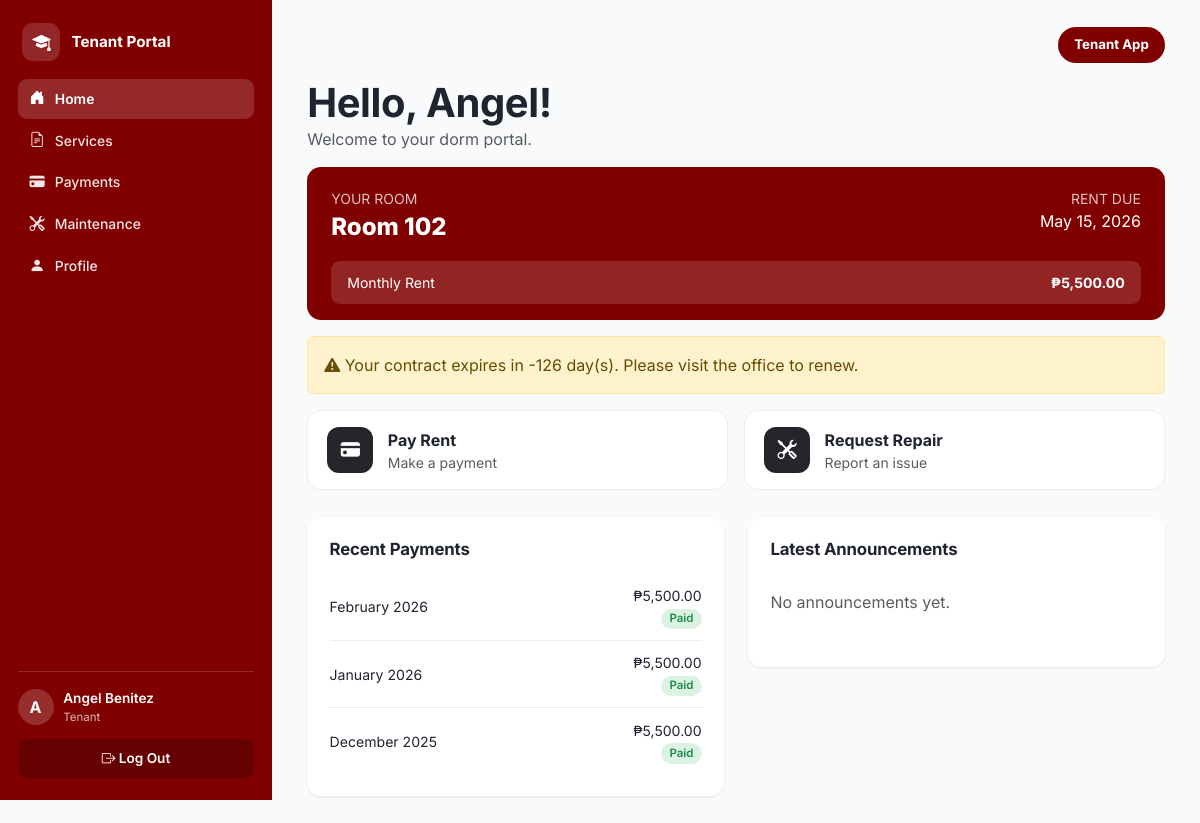
The page /tenant/dashboard.php (signed in) on the database its author committed.
### tables this page shows
CREATE TABLE dorm_rooms (
  room_id      INT UNSIGNED AUTO_INCREMENT PRIMARY KEY,
  room_number  VARCHAR(10)  NOT NULL,
  room_type    VARCHAR(50)  NOT NULL,         
  capacity     TINYINT UNSIGNED NOT NULL DEFAULT 1,
  monthly_rate DECIMAL(10,2) NOT NULL,
  floor_number TINYINT NOT NULL DEFAULT 1,
  status       ENUM('Available','Occupied','Under Maintenance','Reserved')
               NOT NULL DEFAULT 'Available',
  description  TEXT,
  date_added   TIMESTAMP NOT NULL DEFAULT CURRENT_TIMESTAMP,
  UNIQUE KEY uq_room_number (room_number),
  INDEX idx_room_status (status),
  INDEX idx_room_type (room_type)
);

CREATE TABLE contracts (
  contract_id      INT UNSIGNED AUTO_INCREMENT PRIMARY KEY,
  tenant_id        INT UNSIGNED NOT NULL,
  room_id          INT UNSIGNED NOT NULL,
  monthly_rent     DECIMAL(10,2) NOT NULL,
  security_deposit DECIMAL(10,2) NOT NULL DEFAULT 0,
  contract_start   DATE NOT NULL,
  contract_end     DATE NOT NULL,
  contract_status  ENUM('Active','Expiring Soon','Expired','Terminated')
                   NOT NULL DEFAULT 'Active',
  contract_file    VARCHAR(255) DEFAULT NULL,  
  created_at       TIMESTAMP NOT NULL DEFAULT CURRENT_TIMESTAMP,
  CONSTRAINT fk_contract_tenant FOREIGN KEY (tenant_id) REFERENCES tenants(tenant_id) ON DELETE CASCADE,
  CONSTRAINT fk_contract_room   FOREIGN KEY (room_id)   REFERENCES dorm_rooms(room_id),
  INDEX idx_contract_status (contract_status),
  INDEX idx_contract_end (contract_end)
);

CREATE TABLE payments (
  payment_id        INT UNSIGNED AUTO_INCREMENT PRIMARY KEY,
  contract_id       INT UNSIGNED NOT NULL,
  tenant_id         INT UNSIGNED NOT NULL,
  payment_amount    DECIMAL(10,2) NOT NULL,
  payment_for_month VARCHAR(20)  DEFAULT NULL,   
  payment_date      DATE DEFAULT NULL,
  due_date          DATE DEFAULT NULL,
  payment_status    ENUM('Pending','Paid','Overdue') NOT NULL DEFAULT 'Pending',
  payment_method    VARCHAR(50) DEFAULT NULL,      
  reference_no      VARCHAR(100) DEFAULT NULL,
  paymongo_checkout_id VARCHAR(100) DEFAULT NULL,  
  receipt_file      VARCHAR(255) DEFAULT NULL,
  reminder_sent     BOOLEAN NOT NULL DEFAULT FALSE,
  created_at        TIMESTAMP NOT NULL DEFAULT CURRENT_TIMESTAMP,
  CONSTRAINT fk_payment_contract FOREIGN KEY (contract_id) REFERENCES contracts(contract_id) ON DELETE CASCADE,
  CONSTRAINT fk_payment_tenant   FOREIGN KEY (tenant_id)   REFERENCES tenants(tenant_id) ON DELETE CASCADE,
  INDEX idx_payment_status (payment_status),
  INDEX idx_payment_due (due_date)
);

### includes/functions.php (called while the page is built, shortened)
<?php
function clean(?string $value): string
{
    return htmlspecialchars(trim($value ?? ''), ENT_QUOTES, 'UTF-8');
}
function peso($amount): string
{
    return '₱' . number_format((float) $amount, 2);
}
function status_badge_class(string $status): string
{
    $map = [
        'Active'      => 'info',
        'Paid'        => 'success',
        'Approved'    => 'success',
        'Completed'   => 'success',
        'Available'   => 'success',
        'Pending'     => 'warning',
        'Ongoing'     => 'info',
        'Reserved'    => 'info',
        'Expiring Soon' => 'warning',
        'Overdue'     => 'danger',
        'Evicted'     => 'danger',
        'Rejected'    => 'danger',
        'Expired'     => 'danger',
        'Terminated'  => 'danger',
        'Occupied'    => 'secondary',
        'Checked Out' => 'secondary',
        'Under Maintenance' => 'secondary',
    ];
    return $map[$status] ?? 'secondary';
}
function days_until(string $date): int
{
    $target = new DateTime($date);
    $today  = new DateTime('today');
    return (int) $today->diff($target)->format('%r%a');
}

### tenant/dashboard.php (the view, shortened to what this page needs)
<?php
$db = get_db();
$tenant = current_tenant();
        ?>
        <?php
$room = null;
if ($tenant['room_id']) {
    $stmt = $db->prepare('SELECT * FROM dorm_rooms WHERE room_id = ?');
    $stmt->execute([$tenant['room_id']]);
    $room = $stmt->fetch();
}
$contract = null;
if ($room) {
    $stmt = $db->prepare("SELECT * FROM contracts WHERE tenant_id = ? AND contract_status IN ('Active','Expiring Soon') ORDER BY contract_end DESC LIMIT 1");
    $stmt->execute([$tenant['tenant_id']]);
    $contract = $stmt->fetch();
}
$recentPayments = $db->prepare('SELECT * FROM payments WHERE tenant_id = ? ORDER BY COALESCE(payment_date, due_date) DESC LIMIT 5');
$recentPayments->execute([$tenant['tenant_id']]);
$recentPayments = $recentPayments->fetchAll();
$notifStmt = $db->prepare("
    SELECT n.* FROM notifications n
    WHERE n.target_type = 'all'
       OR (n.target_type = 'tenant' AND n.target_value = ?)
       OR (n.target_type = 'room' AND FIND_IN_SET(?, REPLACE(n.target_value, ' ', '')))
    ORDER BY n.date_sent DESC LIMIT 4
");
$notifStmt->execute([$tenant['tenant_id'], $room['room_number'] ?? '__none__']);
$announcements = $notifStmt->fetchAll();
include __DIR__ . '/../includes/header.php';
?>
<h1 class="mb-0">Hello, <?= clean($_SESSION['first_name']) ?>!</h1>
<p class="text-muted">Welcome to your dorm portal.</p>
<?php if ($room): ?>
<div class="room-banner">
  <div class="room-banner-top">
    <div>
      <div class="text-uppercase small opacity-75">Your Room</div>
      <div class="room-banner-number">Room <?= clean($room['room_number']) ?></div>
    </div>
    <?php if ($contract): ?>
      <div class="text-end">
        <div class="text-uppercase small opacity-75">Rent Due</div>
        <div><?= clean(date('F j, Y', strtotime($contract['contract_end']))) ?></div>
      </div>
    <?php endif; ?>
  </div>
  <div class="room-banner-rate-bar"><span>Monthly Rent</span><strong><?= peso($room['monthly_rate']) ?></strong></div>
</div>
<?php if ($contract && days_until($contract['contract_end']) <= 14): ?>
  <div class="alert alert-warning mt-3"><i class="bi bi-exclamation-triangle-fill"></i> Your contract expires in <?= days_until($contract['contract_end']) ?> day(s). Please visit the office to renew.</div>
<?php endif; ?>
<?php else: ?>
  <div class="alert alert-info mt-3">You're approved! A room hasn't been assigned to you yet — the admin office will notify you once it is.</div>
<?php endif; ?>
<div class="quick-actions mt-3">
  <a href="<?= BASE_URL ?>/tenant/payments.php" class="quick-action-card">
    <div class="quick-action-icon"><i class="bi bi-credit-card-fill"></i></div><div><strong>Pay Rent</strong><div class="text-muted small">Make a payment</div></div>
  </a>
  <a href="<?= BASE_URL ?>/tenant/maintenance.php" class="quick-action-card">
    <div class="quick-action-icon"><i class="bi bi-tools"></i></div><div><strong>Request Repair</strong><div class="text-muted small">Report an issue</div></div>
  </a>
</div>
<div class="row g-4 mt-1">
  <div class="col-md-6">
    <div class="panel">
      <div class="panel-header"><h2>Recent Payments</h2></div>
      <?php foreach ($recentPayments as $p): ?>
        <div class="list-row">
          <div><?= clean($p['payment_for_month'] ?: date('M j, Y', strtotime($p['due_date'] ?? $p['created_at']))) ?></div>
          <div class="text-end"><?= peso($p['payment_amount']) ?><br><span class="badge badge-<?= status_badge_class($p['payment_status']) ?>"><?= clean($p['payment_status']) ?></span></div>
        </div>
      <?php endforeach; ?>
    </div>
  </div>
  <div class="col-md-6">
    <div class="panel">
      <div class="panel-header"><h2>Latest Announcements</h2></div>
      <?php if (!$announcements): ?><p class="text-muted py-3">No announcements yet.</p><?php endif; ?>
    </div>
  </div>
</div>
<?php include __DIR__ . '/../includes/footer.php'; ?>

### assets/css/style.css (style rules this page uses)
:root { --maroon: #800000; --maroon-dark: #5c1115; --maroon-darker: #47080b; --maroon-light: #a12238; --maroon-soft: #fbeef0; --maroon-tint: rgba(255,255,255,.10); --bg: #f9fafc; --card-bg: #ffffff; --text: #1f2430; --text-muted: #6b7280; --border: #ebedf1; --radius: 14px; --radius-sm: 9px; --radius-lg: 22px; --shadow: 0 1px 3px rgba(20, 10, 12, 0.05), 0 1px 2px rgba(20, 10, 12, 0.04); --shadow-lg: 0 20px 50px rgba(40, 5, 10, .18); --blue-bg: #dbe7fb; --blue-text: #2f5fc4; --green-bg: #dcf3e3; --green-text: #1e8a4c; --amber-bg: #faf1c6; --amber-text: #9a7a09; --red-bg: #fadadb; --red-text: #c23b3f; --gray-bg: #e8e9ed; --gray-text: #5b6270; }
* { box-sizing: border-box; }
body { font-family: 'Inter', -apple-system, BlinkMacSystemFont, 'Segoe UI', sans-serif; background: var(--bg); color: var(--text); margin: 0; }
a { text-decoration: none; color: var(--maroon); }
h1, h2, h3 { font-weight: 700; letter-spacing: -0.01em; }
.panel { background: var(--card-bg); border-radius: var(--radius); padding: 1.3rem 1.4rem; box-shadow: var(--shadow); margin-bottom: 0; }
.panel-header { display: flex; justify-content: space-between; align-items: center; margin-bottom: .9rem; gap: .75rem; flex-wrap: wrap; }
.panel-header h2 { font-size: 1.05rem; margin: 0; }
.badge { font-weight: 600; font-size: .72rem; padding: .38em .7em; border-radius: 999px; }
.badge-success { background: var(--green-bg); color: var(--green-text); }
.room-banner { background: var(--maroon); color: #fff; border-radius: var(--radius); padding: 1.3rem 1.5rem 1rem; }
.room-banner-top { display: flex; justify-content: space-between; align-items: flex-start; flex-wrap: wrap; gap: 1rem; margin-bottom: 1rem; }
.room-banner-number { font-size: 1.5rem; font-weight: 800; }
.room-banner-rate-bar { background: rgba(255,255,255,.14); border-radius: var(--radius-sm); padding: .7rem 1rem; display: flex; justify-content: space-between; align-items: center; font-size: .88rem; }
.quick-actions { display: grid; grid-template-columns: repeat(auto-fit, minmax(200px, 1fr)); gap: 1rem; }
.quick-action-card { background: var(--card-bg); border: 1px solid var(--border); border-radius: var(--radius); padding: 1rem 1.2rem; display: flex; gap: .9rem; align-items: center; color: var(--text); }
.quick-action-icon { width: 46px; height: 46px; border-radius: 12px; background: #24262b; color: #fff; display: flex; align-items: center; justify-content: center; font-size: 1.2rem; flex-shrink: 0; }
.list-row { display: flex; justify-content: space-between; align-items: center; padding: .7rem 0; border-bottom: 1px solid var(--border); font-size: .88rem; }
.list-row:last-child { border-bottom: none; }

### rows shown on the page
dorm_rooms: room_number "102", monthly_rate "₱5,500.00"
contracts: contract_end "May 15, 2026", contract_end "-126"
payments: payment_for_month "February 2026", payment_amount "₱5,500.00", payment_status "Paid"
payments: payment_for_month "January 2026", payment_amount "₱5,500.00", payment_status "Paid"
payments: payment_for_month "December 2025", payment_amount "₱5,500.00", payment_status "Paid"

### other values the page prints
$label "Home"
$label "Services"
$label "Payments"
$label "Maintenance"
$label "Profile"
substr($_SESSION['first_name'] ?? '?', 0, 1) "A"
$role "Tenant"
$_SESSION['first_name'] "Angel"
